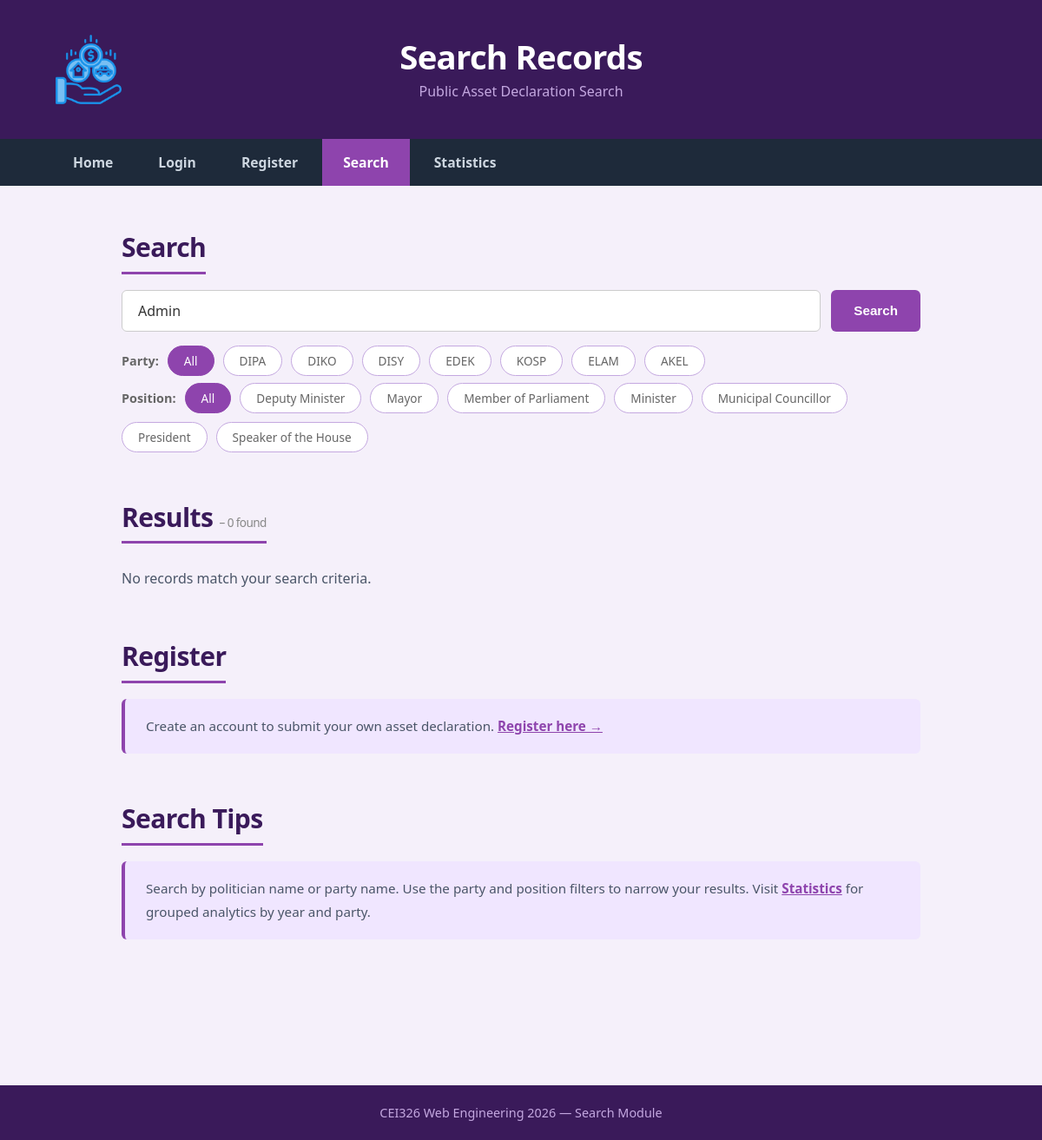
The page /modules/search/search_dashboard.php?keyworda=Admin on the database its author committed.
### tables this page shows
CREATE TABLE IF NOT EXISTS parties (
    id INT UNSIGNED AUTO_INCREMENT PRIMARY KEY,
    name VARCHAR(120) NOT NULL UNIQUE,
    short_name VARCHAR(30) DEFAULT NULL,
    created_at DATETIME NOT NULL DEFAULT CURRENT_TIMESTAMP
);

CREATE TABLE IF NOT EXISTS positions (
    id INT UNSIGNED AUTO_INCREMENT PRIMARY KEY,
    title VARCHAR(120) NOT NULL UNIQUE,
    created_at DATETIME NOT NULL DEFAULT CURRENT_TIMESTAMP
);

### modules/search/search_dashboard.php (the view, shortened to what this page needs)
<?php
require_once '../../includes/db.php';
$isLoggedIn = isset($_SESSION['user_id']);
$isAdmin = $isLoggedIn && $_SESSION['role'] === 'admin';
$keyword = trim($_GET['keyworda'] ?? '');
$partyId = (int)($_GET['party'] ?? 0);
$posId = (int)($_GET['position'] ?? 0);
$searched = $keyword !== '' || $partyId || $posId;
$results = [];
if ($searched) {
    $sql = 'SELECT u.first_name, u.last_name,
                   pa.name AS party_name, pa.short_name AS party_short,
                   po.title AS position_title,
                   d.name AS district_name,
                   p.id AS politician_id,
                   (SELECT COUNT(*) FROM asset_declarations ad
                     WHERE ad.politician_id = p.id AND ad.status = "submitted") AS decl_count
              FROM politicians p
              JOIN users u ON u.id = p.user_id
         LEFT JOIN parties pa ON pa.id = p.party_id
         LEFT JOIN positions po ON po.id = p.position_id
         LEFT JOIN districts d ON d.id = p.district_id
             WHERE 1=1';
    $params = [];
    if ($keyword !== '') {
        $sql .= ' AND (u.first_name LIKE :kw1
                   OR u.last_name LIKE :kw2
                   OR pa.name LIKE :kw3
                   OR CONCAT(u.first_name, " ", u.last_name) LIKE :kw4)';
        $params[':kw1'] = '%' . $keyword . '%';
        $params[':kw2'] = '%' . $keyword . '%';
        $params[':kw3'] = '%' . $keyword . '%';
        $params[':kw4'] = '%' . $keyword . '%';
    }
    $sql .= ' ORDER BY u.last_name, u.first_name';
    $stmt = $pdo->prepare($sql);
    $stmt->execute($params);
    $results = $stmt->fetchAll();
}
$parties = $pdo->query('SELECT * FROM parties ORDER BY name')->fetchAll();
$positions = $pdo->query('SELECT * FROM positions ORDER BY title')->fetchAll();
?>
<!DOCTYPE html>
<html lang="en">
<head>
  <link rel="stylesheet" href="style.css">
</head>
<body>
  <header id="page-header">
    <img class="header-logo" src="../../assets/images/assets.png" alt="logo" width="84" height="84">
    <div class="header-text">
      <h1>Search Records</h1>
      <p class="subtitle">Public Asset Declaration Search</p>
    </div>
  </header>
  <nav id="main-nav">
    <a href="../../index.php" class="nav-link">Home</a>
    <?php if ($isLoggedIn): ?>
      <a href="../dashboard/dashboard.php" class="nav-link">Dashboard</a>
      <?php if ($isAdmin): ?><a href="../admin/admin_dashboard.php" class="nav-link">Admin</a><?php endif; ?>
      <a href="../submit/submit_dashboard.php" class="nav-link">Submit</a>
    <?php else: ?>
      <a href="../../auth/login.php" class="nav-link">Login</a>
      <a href="../../auth/register.php" class="nav-link">Register</a>
    <?php endif; ?>
    <a href="search_dashboard.php" class="nav-link active">Search</a>
    <a href="statistics.php" class="nav-link">Statistics</a>
  </nav>
  <main>
    <section id="search-section">
      <h2>Search</h2>
      <form method="GET" action="search_dashboard.php#search-section" id="search-form">
        <div class="search-box">
          <input type="text" name="keyword" class="search-input"
                 placeholder="Search by politician name or party..."
                 value="<?= htmlspecialchars($keyword) ?>">
          <button type="submit" class="btn btn-search">Search</button>
        </div>
        <div class="filter-bar">
          <span class="filter-label">Party:</span>
          <button type="button" class="filter-btn <?= !$partyId ? 'active' : '' ?>" data-filter="party" data-value="0">All</button>
          <?php foreach ($parties as $p): ?>
            <button type="button" class="filter-btn <?= $partyId == $p['id'] ? 'active' : '' ?>"
                    data-filter="party" data-value="<?= (int)$p['id'] ?>">
              <?= htmlspecialchars($p['short_name'] ?: $p['name']) ?>
            </button>
          <?php endforeach; ?>
        </div>
        <div class="filter-bar" style="margin-top:8px;">
          <span class="filter-label">Position:</span>
          <button type="button" class="filter-btn <?= !$posId ? 'active' : '' ?>" data-filter="position" data-value="0">All</button>
          <?php foreach ($positions as $pos): ?>
            <button type="button" class="filter-btn <?= $posId == $pos['id'] ? 'active' : '' ?>"
                    data-filter="position" data-value="<?= (int)$pos['id'] ?>">
              <?= htmlspecialchars($pos['title']) ?>
            </button>
          <?php endforeach; ?>
        </div>
      </form>
    </section>
    <?php if ($searched): ?>
    <section id="results-section">
      <h2>Results <small class="result-count">&ndash; <?= count($results) ?> found</small></h2>
      <?php if (empty($results)): ?>
        <p>No records match your search criteria.</p>
      <?php endif; ?>
    </section>
    <?php endif; ?>
    <?php if (!$isLoggedIn): ?>
    <section id="register-section">
      <h2>Register</h2>
      <div class="tips-panel">
        <p>Create an account to submit your own asset declaration. <a href="../../auth/register.php" style="color:#8e44ad;font-weight:700;">Register here →</a></p>
      </div>
    </section>
    <?php endif; ?>
    <section id="tips-section">
      <h2>Search Tips</h2>
      <div class="tips-panel">
        <p>Search by politician name or party name. Use the party and position filters to narrow your results. Visit <a href="statistics.php" style="color:#8e44ad;font-weight:700;">Statistics</a> for grouped analytics by year and party.</p>
      </div>
    </section>
  </main>
  <footer id="page-footer"><p>CEI326 Web Engineering 2026 &mdash; Search Module</p></footer>
</body>
</html>

### modules/search/style.css (style rules this page uses)
* { margin: 0; padding: 0; box-sizing: border-box; }
html, body { height: 100%; margin: 0; }
body { font-family: 'Segoe UI', Tahoma, Geneva, Verdana, sans-serif; background-color: #f5f0fa; color: #2c3e50; display: flex; flex-direction: column; min-height: 100vh; }
#page-header { background-color: #3a1a5a; color: #ffffff; padding: 38px 60px; display: flex; align-items: center; position: relative; }
#page-header .header-text { position: absolute; left: 50%; transform: translateX(-50%); text-align: center; }
#page-header h1 { font-size: 2.4rem; line-height: 1.15; margin-bottom: 6px; letter-spacing: -0.02em; }
#page-header .subtitle { font-size: 1rem; line-height: 1.5; color: #c4a8e0; }
#main-nav { background-color: #1e2a3a; display: flex; align-items: center; padding: 0 60px; gap: 4px; }
#main-nav .nav-link { display: inline-block; color: #cdd6e0; text-decoration: none; padding: 16px 24px; font-size: 0.98rem; font-weight: 600; transition: background-color 0.2s, color 0.2s; }
#main-nav .nav-link.active { background-color: #8e44ad; color: #ffffff; }
main { flex: 1; max-width: 1000px; margin: 52px auto; padding: 0 40px; }
main section { margin-bottom: 56px; }
main section h2 { font-size: 1.88rem; line-height: 1.25; color: #3a1a5a; margin-bottom: 18px; padding-bottom: 9px; border-bottom: 3px solid #8e44ad; display: inline-block; letter-spacing: -0.02em; }
main section p { font-size: 1rem; line-height: 1.8; color: #4a5568; margin-top: 8px; }
.search-box { display: flex; gap: 12px; margin-bottom: 16px; }
.search-input { flex: 1; padding: 12px 18px; border: 1px solid #ccc; border-radius: 6px; font-size: 1rem; font-family: inherit; color: #333; transition: border-color 0.2s, box-shadow 0.2s; }
.filter-bar { display: flex; align-items: center; gap: 10px; flex-wrap: wrap; }
.filter-label { font-size: 0.9rem; color: #666; font-weight: 600; }
.filter-btn { padding: 7px 18px; border: 1px solid #c4a8e0; border-radius: 20px; background-color: #ffffff; color: #666; font-size: 0.85rem; font-family: inherit; cursor: pointer; transition: background-color 0.2s, color 0.2s, border-color 0.2s; }
.filter-btn.active { background-color: #8e44ad; color: #ffffff; border-color: #8e44ad; }
.btn { display: inline-block; padding: 11px 26px; border-radius: 6px; font-size: 0.95rem; font-weight: 600; cursor: pointer; border: none; text-decoration: none; transition: background-color 0.2s, transform 0.15s; }
.btn-search { background-color: #8e44ad; color: #ffffff; }
.tips-panel { background-color: #f0e6ff; border-left: 4px solid #8e44ad; border-radius: 6px; padding: 18px 24px; }
.tips-panel p { font-size: 0.95rem; color: #4a5568; margin-top: 0; }
.result-count { font-size: 0.85rem; font-weight: 400; color: #888; }
#page-footer { background-color: #3a1a5a; color: #c4a8e0; text-align: center; padding: 22px 40px; margin-top: 60px; font-size: 0.9rem; }

### rows shown on the page
parties: $p['id'] 5 (drawn), short_name "DIPA"
parties: $p['id'] 3 (drawn), short_name "DIKO"
parties: $p['id'] 1 (drawn), short_name "DISY"
parties: $p['id'] 4 (drawn), short_name "EDEK"
parties: $p['id'] 7 (drawn), short_name "KOSP"
parties: $p['id'] 6 (drawn), short_name "ELAM"
parties: $p['id'] 2 (drawn), short_name "AKEL"
positions: $pos['id'] 6 (drawn), title "Deputy Minister"
positions: $pos['id'] 4 (drawn), title "Mayor"
positions: $pos['id'] 1 (drawn), title "Member of Parliament"
positions: $pos['id'] 2 (drawn), title "Minister"
positions: $pos['id'] 5 (drawn), title "Municipal Councillor"
positions: $pos['id'] 3 (drawn), title "President"
positions: $pos['id'] 7 (drawn), title "Speaker of the House"

### other values the page prints
count($results) "0"
